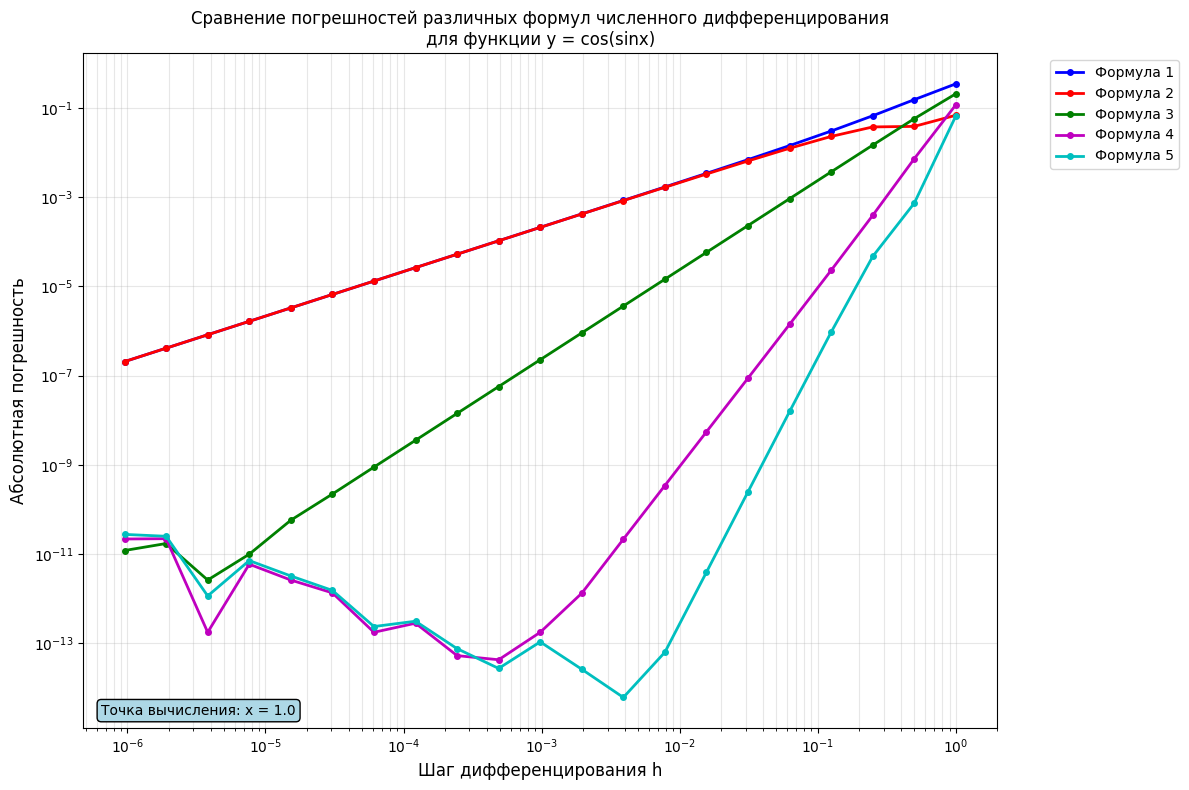

Recreate this plot in Python.
import numpy as np
import matplotlib.pyplot as plt

def f(x):
    return np.cos(np.sin(x))

def df_analytical(x):
    return -1 * np.sin(np.sin(x)) * np.cos(x)

def numerical_derivative1(x, h):
    return (f(x + h) - f(x)) / h

def numerical_derivative2(x, h):
    return (f(x) - f(x - h)) / h

def numerical_derivative3(x, h):
    return (f(x + h) - f(x - h)) / (2 * h)

def numerical_derivative4(x, h):
    return (4/3) * (f(x + h) - f(x - h)) / (2 * h) - (1/3) * (f(x + 2*h) - f(x - 2*h)) / (4 * h)

def numerical_derivative5(x, h):
    term1 = (3/2) * (f(x + h) - f(x - h)) / (2 * h)
    term2 = (3/5) * (f(x + 2*h) - f(x - 2*h)) / (4 * h)
    term3 = (1/10) * (f(x + 3*h) - f(x - 3*h)) / (6 * h)
    return term1 - term2 + term3

x0 = 1.0  
n_values = np.arange(1, 22) 
h_values = 2.0 / (2.0**n_values)  

true_derivative = df_analytical(x0)

errors1, errors2, errors3, errors4, errors5 = [], [], [], [], []

for h in h_values:
    num_deriv1 = numerical_derivative1(x0, h)
    errors1.append(abs(num_deriv1 - true_derivative))
    
    num_deriv2 = numerical_derivative2(x0, h)
    errors2.append(abs(num_deriv2 - true_derivative))
    
    num_deriv3 = numerical_derivative3(x0, h)
    errors3.append(abs(num_deriv3 - true_derivative))
    
    num_deriv4 = numerical_derivative4(x0, h)
    errors4.append(abs(num_deriv4 - true_derivative))
    
    num_deriv5 = numerical_derivative5(x0, h)
    errors5.append(abs(num_deriv5 - true_derivative))

plt.figure(figsize=(12, 8))
plt.loglog(h_values, errors1, 'bo-', linewidth=2, markersize=4, label='Формула 1')
plt.loglog(h_values, errors2, 'ro-', linewidth=2, markersize=4, label='Формула 2')
plt.loglog(h_values, errors3, 'go-', linewidth=2, markersize=4, label='Формула 3')
plt.loglog(h_values, errors4, 'mo-', linewidth=2, markersize=4, label='Формула 4')
plt.loglog(h_values, errors5, 'co-', linewidth=2, markersize=4, label='Формула 5')

plt.grid(True, which="both", ls="-", alpha=0.3)
plt.xlabel('Шаг дифференцирования h', fontsize=12)
plt.ylabel('Абсолютная погрешность', fontsize=12)
plt.title('Сравнение погрешностей различных формул численного дифференцирования\nдля функции y = cos(sinx)', fontsize=12)

plt.text(0.02, 0.02, f'Точка вычисления: x = {x0}', 
         transform=plt.gca().transAxes, fontsize=10,
         bbox=dict(boxstyle="round,pad=0.3", facecolor="lightblue"))

plt.legend(bbox_to_anchor=(1.05, 1), loc='upper left')
plt.tight_layout()
plt.show()
